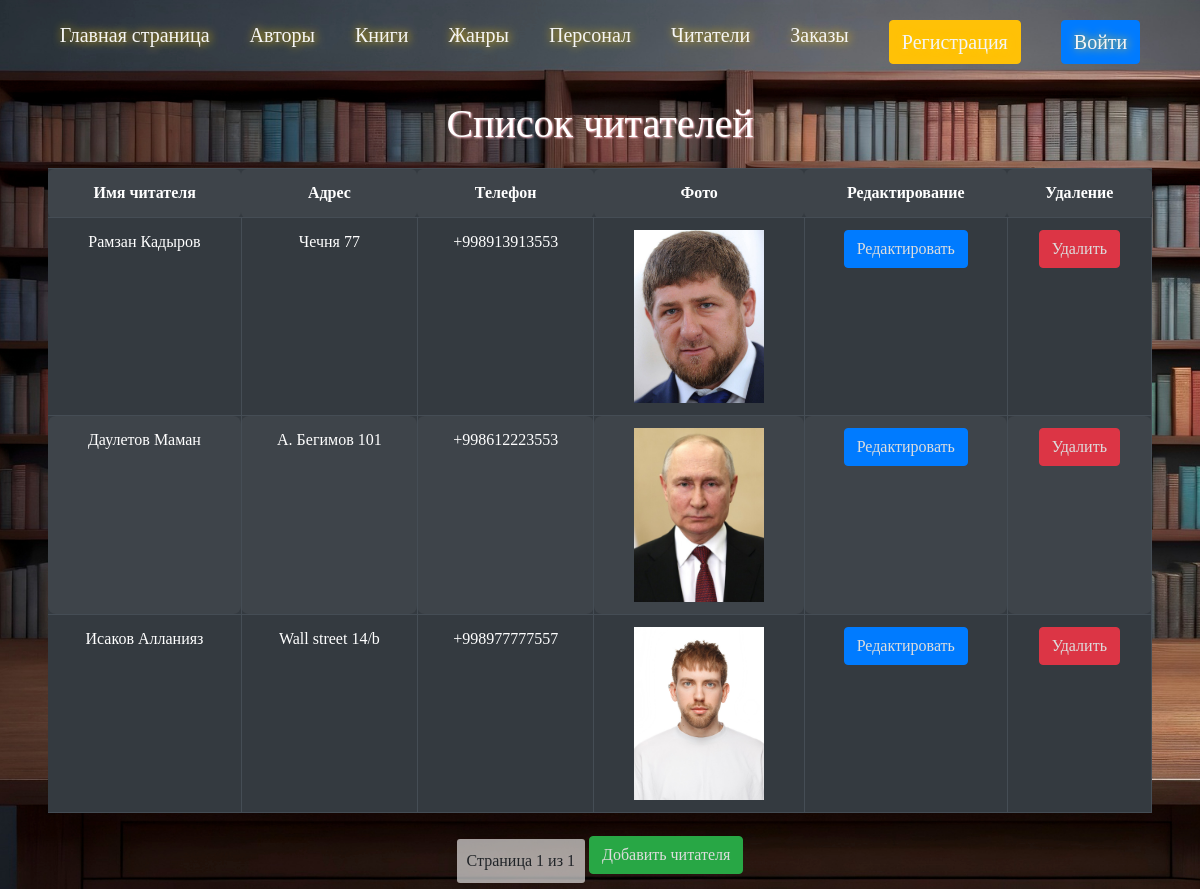
Before: /readers/list/ with the older database file.
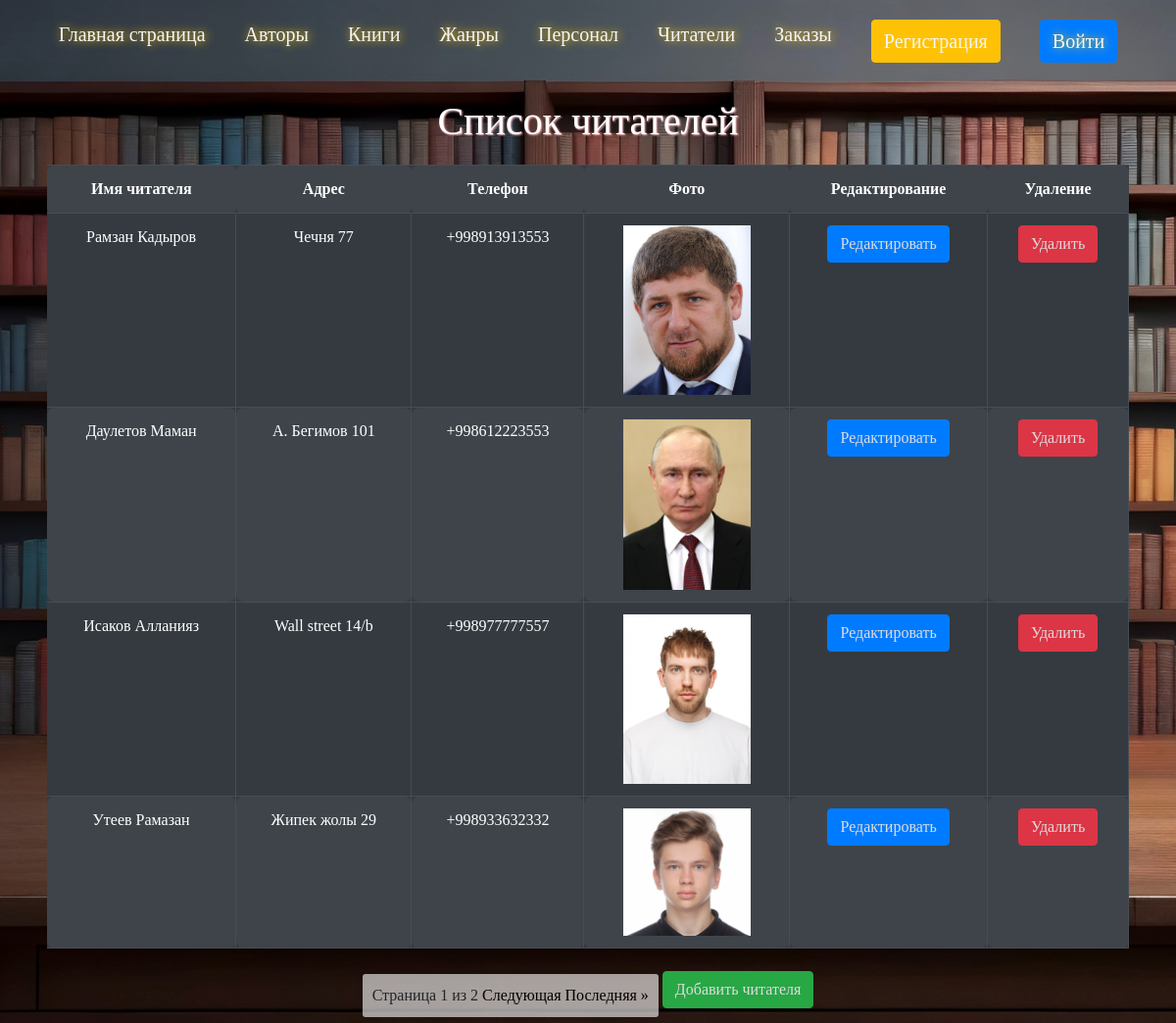
After: the same page with the newer database file.
### readers/models.py (models this page shows, shortened)
class Readers(models.Model):  # connect with Booking
    name = models.CharField(max_length=255)
    adress = models.CharField(max_length=100)
    telephone = models.CharField(max_length=20)
    image = models.ImageField(default="Test.jpg", blank=True)
    slug = models.SlugField(default="", null=False)

### readers/views.py (the view)
# urls.py: path('readers/list/',views.readers_list, name='readers_list'),
def readers_list(request):
    readers = Readers.objects.all()
    paginator = Paginator(readers, 4)  # Показывать 4 читателей на странице
    page_number = request.GET.get('page')
    page_obj = paginator.get_page(page_number)
    return render(request, 'readers/readers_list.html', {'page_obj': page_obj})

### readers/templates/readers/readers_list.html (shortened to what this page needs)
{% extends 'base.html' %}
{% block header %}
<div class="box-author">
    <h1>Список читателей</h1>
    <table class="table table-dark table-striped">
        <tr>
            <th>Имя читателя</th>
            <th>Адрес</th>
            <th>Телефон</th>
            <th>Фото</th>
            <th>Редактирование</th>
            <th>Удаление</th>
        </tr>
        {% for reader in page_obj %}
        <tr>
            <td>{{ reader.name }}</td>
            <td>{{ reader.adress }}</td>
            <td>{{ reader.telephone }}</td>
            <td>
                {% if reader.image %}
                    <img src="{{ reader.image.url }}" alt="reader-portret" width="130px">
                {% else %}
                    <img src="/path/to/default/image.jpg" alt="default-reader-portret" width="130px">
                {% endif %}
            </td>
            <td><button type="button" class="btn btn-primary"><a href="{% url 'reader_update' reader.pk %}">Редактировать</a></button></td>
            <td><button type="button" class="btn btn-danger"><a href="{% url 'reader_delete' reader.pk %}">Удалить</a></button></td>
        </tr>
        {% endfor %}
    </table>
    <div class="pagination">
        <span class="step-links">
            <span>Страница {{ page_obj.number }} из {{ page_obj.paginator.num_pages }}</span>
            {% if page_obj.has_next %}
                <a href="?page={{ page_obj.next_page_number }}">Следующая</a>
                <a href="?page={{ page_obj.paginator.num_pages }}">Последняя &raquo;</a>
            {% endif %}
        </span>
    </div>
    <button type="button" class="btn btn-success"><a href="{% url 'reader_create' %}">Добавить читателя</a></button>
</div>
{% endblock %}

Changed rows visible on the page:
added Readers: name "Утеев Рамазан", adress "Жипек жолы 29", telephone "+998933632332", image (picture)
Other visible differences:
{{ page_obj.paginator.num_pages }}: "1" → "2"
text now shown: "Следующая Последняя »"
